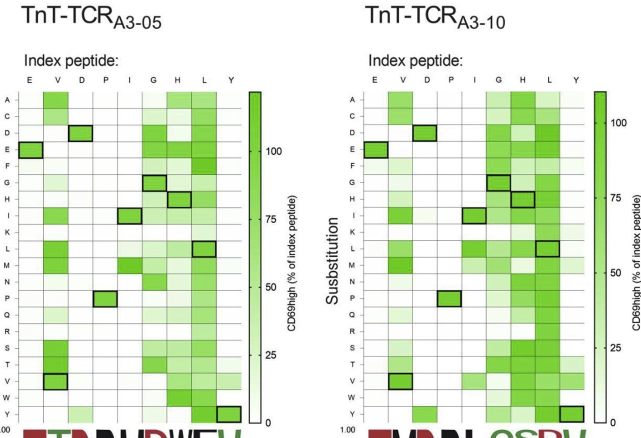
#> input picture results_batman/tcr_epitope_datasets/mutational_scan_datasets/TCR_data_input_by_publication/MHCI/TnT_TCRs/heatmaps_lrg.jpg, 1282 x 875 px (shown at 1/2 size)
$ python TnT_TCR_data_input.py
#> lines starting #> are read from the running program, lines starting #| are printed output that depends on the picture
import numpy as np
import pandas as pd
from PIL import Image
import itertools
from matplotlib import pyplot as plt


# Load image
im = Image.open('heatmaps_lrg.jpg','r')
#> im is the input picture: PIL image 1282x875 RGB; mean R, G, B 222.3, 235.7, 211.6
pix = list(im.getdata())
#> pix = 1121750 items
width, height = im.size
#> width = 1282; height = 875
pixel_values = np.array(pix).reshape((width, height, 3))
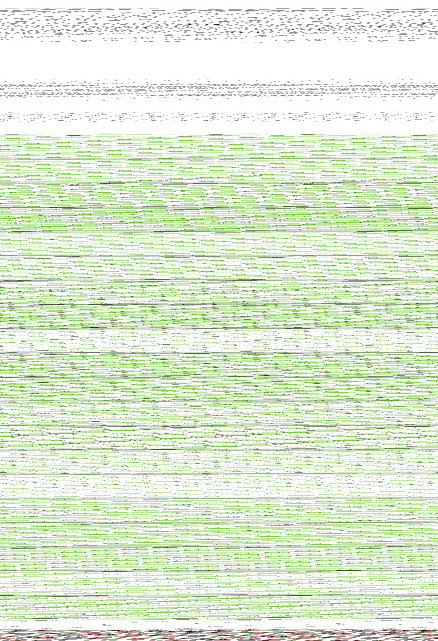
#> pixel_values: shape (1282, 875, 3) int64 (shown at 1/2 size); mean of channels 0, 1, 2 222.3, 235.7, 211.6; drawn as R, G, B

'''A3-05 TCR'''
# Set up a grid to extract RGB values for each box in heatmap
xmin = 60
xmax = 458
ymin = 200
ymax = 829
xpts = 9
ypts = 20

grid = list(itertools.product(np.linspace(xmin,xmax,xpts),
                              np.linspace(ymin,ymax,ypts)))

# Extract RGB values
a305_rgb = np.zeros((180,3))

for pixel in np.arange(180):
    a305_rgb[pixel,:] = im.getpixel(grid[pixel])[0:3]
#> after the loop, a305_rgb = 180 rows, first 8: [252, 254, 251], [252, 254, 251], [252, 254, 251], [127, 210, 66], [246, 252, 240], [252, 254, 251], [252, 254, 251], [252, 252, 250]

# Reshape to heatmap size y channel
a305_rgb = np.reshape(a305_rgb, (9,20,3))


#Colorbar

# The length of the colorbar is measured to be (ymax-ymin)=843-186=657 px
# of which length till 100 mark is (ymax-y_100) = 843-303 =540 px,
# so total colorbar is (100/540)*657=121.667 in %CD69 unit
# sample 100 equally spaced collinear points across the colorbar

xmin = 509
xmax = 510
ymin = 843
ymax = 186
xpts= 1
ypts = 100

grid = list(itertools.product(np.linspace(xmin,xmax,xpts),
                              np.linspace(ymin,ymax,ypts)))

# Extract RGB values
cb_rgb = np.zeros((ypts,3))

for pixel in np.arange(ypts):
    cb_rgb[pixel,:] = im.getpixel(grid[pixel])[0:3]
#> after the loop, cb_rgb = 100 rows, first 8: [253, 253, 253], [251, 251, 249], [248, 255, 245], [247, 255, 244], [247, 255, 244], [242, 253, 239], [242, 253, 239], [243, 251, 236]

# Interpolate CD69 scale
rgb2CD69 = np.linspace(0,121.667,ypts)

#Assign CD69 values based on RGB
CD69_values = np.zeros((9,20))

for position in np.arange(9):
    for aa in np.arange(20):
        # RGB value in heatmap
        rgb = a305_rgb[position,aa,:] #Read recorded rgb value
        # Find closest RGB combination in the colorbar
        cb_loc=np.argmin(np.sum(abs(cb_rgb-np.tile(rgb,(len(cb_rgb),1))),axis=1))
        CD69_values[position,aa] = rgb2CD69[cb_loc] #assign CD69

#Record data
tcr_data_a305 = pd.DataFrame({
'tcr_name':['A3-05'],
'va':["NA"],
'vb':["NA"],
'cdr3a':["NA"],
'cdr3b':["NA"],
'trav':["NA"],
'traj':["NA"],
'trbv':["NA"],
'trbd':["NA"],
'trbj':["NA"],
'assay':["CD69-GFP"],
'tcr_source_organism':["human"],
'index_peptide':["EVDPIGHLY"],
'mhc':["HLA-A*01:01"],
'pmid':["36174557"],
'peptide_type':["cancer antigen"]
})

index_peptide = "EVDPIGHLY"
aa_order = ['A','C','D','E','F','G','H','I','K','L','M','N','P','Q','R',
                 'S','T','V','W','Y']
mutant_CD69 = pd.DataFrame(columns=['peptide','peptide_activity'])
for position in np.arange(9):
    for aa in np.arange(len(aa_order)):
        peptide = list(index_peptide)
        peptide[position] = aa_order[aa]
        peptide = ''.join(peptide)
        peptide_activity = CD69_values[position,aa]
        data_add = pd.DataFrame({'peptide':[peptide],
                                 'peptide_activity':[peptide_activity]})
        mutant_CD69 = pd.concat([mutant_CD69,data_add])

# Remove multiple instances of the index
mutant_CD69.peptide_activity[mutant_CD69.peptide==index_peptide] = 100
mutant_CD69 = mutant_CD69.drop_duplicates().reset_index(drop=True)

# Merge all data columns
tcr_data_a305 = tcr_data_a305.loc[tcr_data_a305.index.repeat(len(mutant_CD69))
                        ].reset_index(drop=True)
tcr_data_a305 = pd.concat([tcr_data_a305,mutant_CD69],axis=1)


'''A3-10 TCR'''
# Set up a grid to extract RGB values for each box in heatmap
xmin = 739
xmax = 1137
ymin = 200
ymax = 829
xpts = 9
ypts = 20

grid = list(itertools.product(np.linspace(xmin,xmax,xpts),
                              np.linspace(ymin,ymax,ypts)))

# Extract RGB values
a310_rgb = np.zeros((180,3))

for pixel in np.arange(180):
    a310_rgb[pixel,:] = im.getpixel(grid[pixel])[0:3]
#> after the loop, a310_rgb = 180 rows, first 8: [254, 254, 254], [254, 254, 254], [254, 254, 254], [123, 210, 54], [242, 250, 235], [254, 254, 254], [254, 254, 254], [254, 254, 254]

# Reshape to heatmap size y channel
a310_rgb = np.reshape(a310_rgb, (9,20,3))


#Colorbar

# The length of the colorbar is measured to be (ymax-ymin)=843-186=657 px
# of which length till 100 mark is (ymax-y_100) = 843-245.5 =597.5 px,
# so total colorbar is (100/597.5)*657=109.958 in %CD69 unit
# sample 100 equally spaced collinear points across the colorbar

xmin = 509
xmax = 510
ymin = 843
ymax = 186
xpts= 1
ypts = 100

grid = list(itertools.product(np.linspace(xmin,xmax,xpts),
                              np.linspace(ymin,ymax,ypts)))

# Extract RGB values
cb_rgb = np.zeros((ypts,3))

for pixel in np.arange(ypts):
    cb_rgb[pixel,:] = im.getpixel(grid[pixel])[0:3]

# Interpolate CD69 scale
rgb2CD69 = np.linspace(0,109.958,ypts)

#Assign CD69 values based on RGB
CD69_values = np.zeros((9,20))

for position in np.arange(9):
    for aa in np.arange(20):
        # RGB value in heatmap
        rgb = a310_rgb[position,aa,:] #Read recorded rgb value
        # Find closest RGB combination in the colorbar
        cb_loc=np.argmin(np.sum(abs(cb_rgb-np.tile(rgb,(len(cb_rgb),1))),axis=1))
        CD69_values[position,aa] = rgb2CD69[cb_loc] #assign CD69

#Record data
tcr_data_a310 = pd.DataFrame({
'tcr_name':['A3-10'],
'va':["NA"],
'vb':["NA"],
'cdr3a':["NA"],
'cdr3b':["NA"],
'trav':["NA"],
'traj':["NA"],
'trbv':["NA"],
'trbd':["NA"],
'trbj':["NA"],
'assay':["CD69-GFP"],
'tcr_source_organism':["human"],
'index_peptide':["EVDPIGHLY"],
'mhc':["HLA-A*01:01"],
'pmid':["36174557"],
'peptide_type':["cancer antigen"]
})

index_peptide = "EVDPIGHLY"
aa_order = ['A','C','D','E','F','G','H','I','K','L','M','N','P','Q','R',
                 'S','T','V','W','Y']
mutant_CD69 = pd.DataFrame(columns=['peptide','peptide_activity'])
for position in np.arange(9):
    for aa in np.arange(len(aa_order)):
        peptide = list(index_peptide)
        peptide[position] = aa_order[aa]
        peptide = ''.join(peptide)
        peptide_activity = CD69_values[position,aa]
        data_add = pd.DataFrame({'peptide':[peptide],
                                 'peptide_activity':[peptide_activity]})
        mutant_CD69 = pd.concat([mutant_CD69,data_add])

# Remove multiple instances of the index
mutant_CD69.peptide_activity[mutant_CD69.peptide==index_peptide] = 100
mutant_CD69 = mutant_CD69.drop_duplicates().reset_index(drop=True)

# Merge all data columns
tcr_data_a310 = tcr_data_a310.loc[tcr_data_a310.index.repeat(len(mutant_CD69))
                        ].reset_index(drop=True)
tcr_data_a310 = pd.concat([tcr_data_a310,mutant_CD69],axis=1)

tcr_data = pd.concat([tcr_data_a305,tcr_data_a310]).reset_index(drop=True)

# Export data
tcr_data.to_excel('epitope_data_fingerprint_TCRs.xlsx', index=False)
